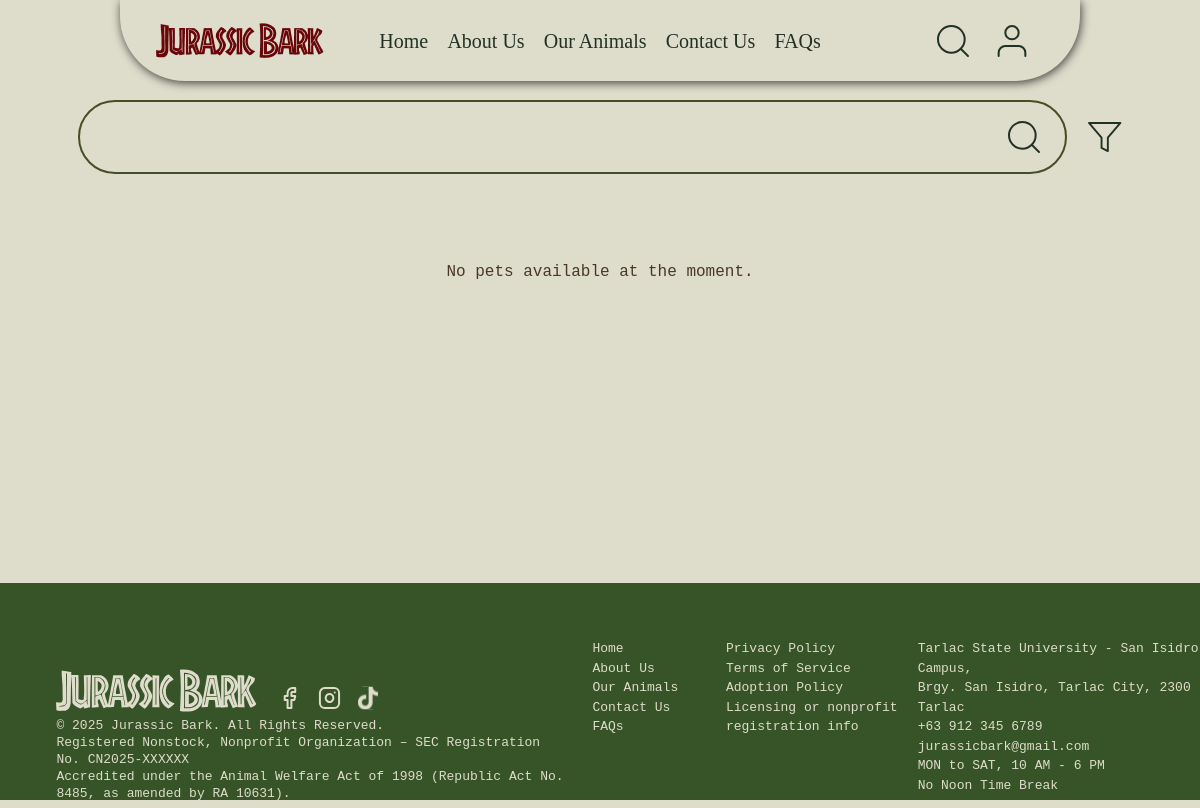
Before: /ourAnimals.php with the older database file.
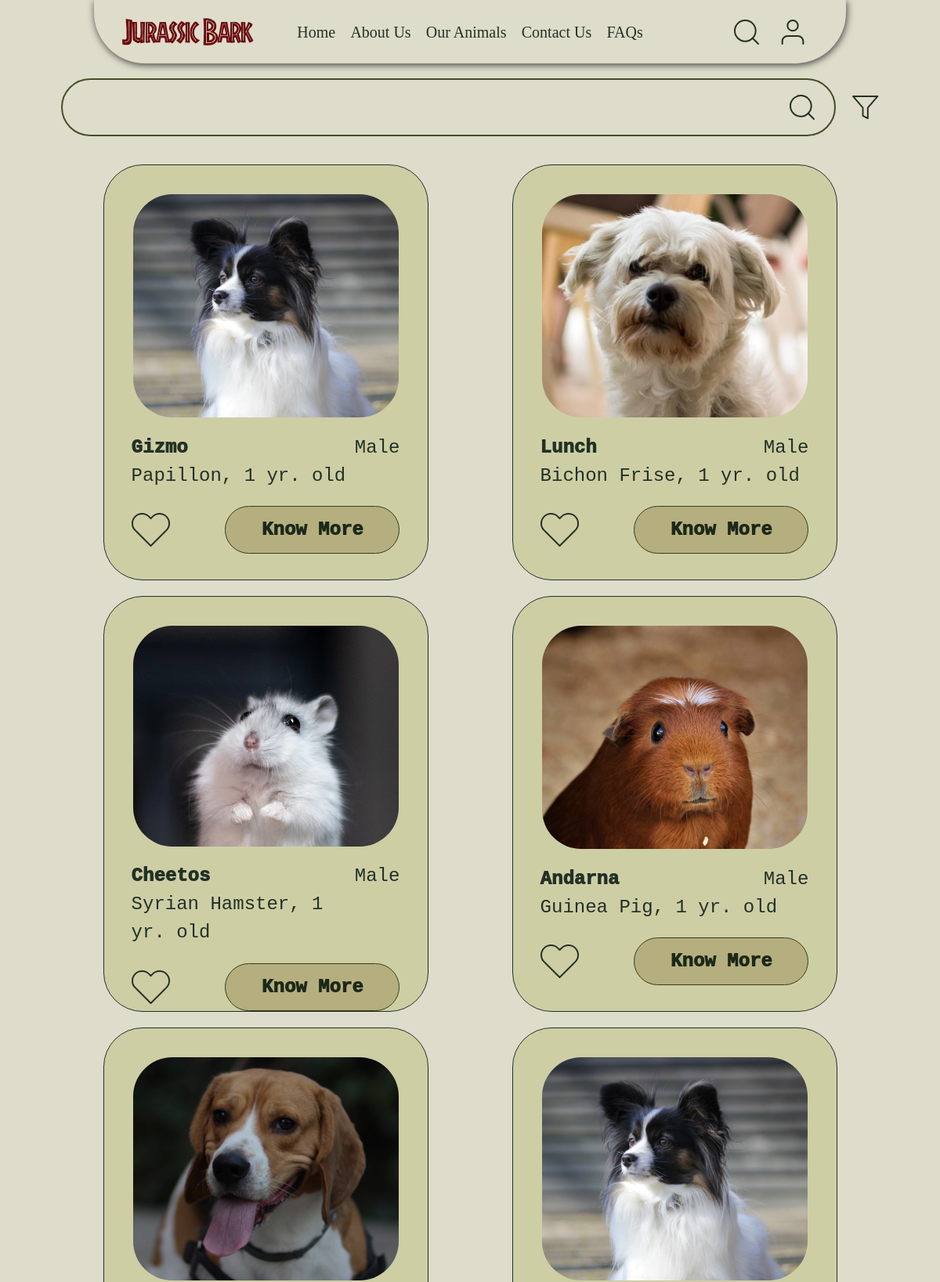
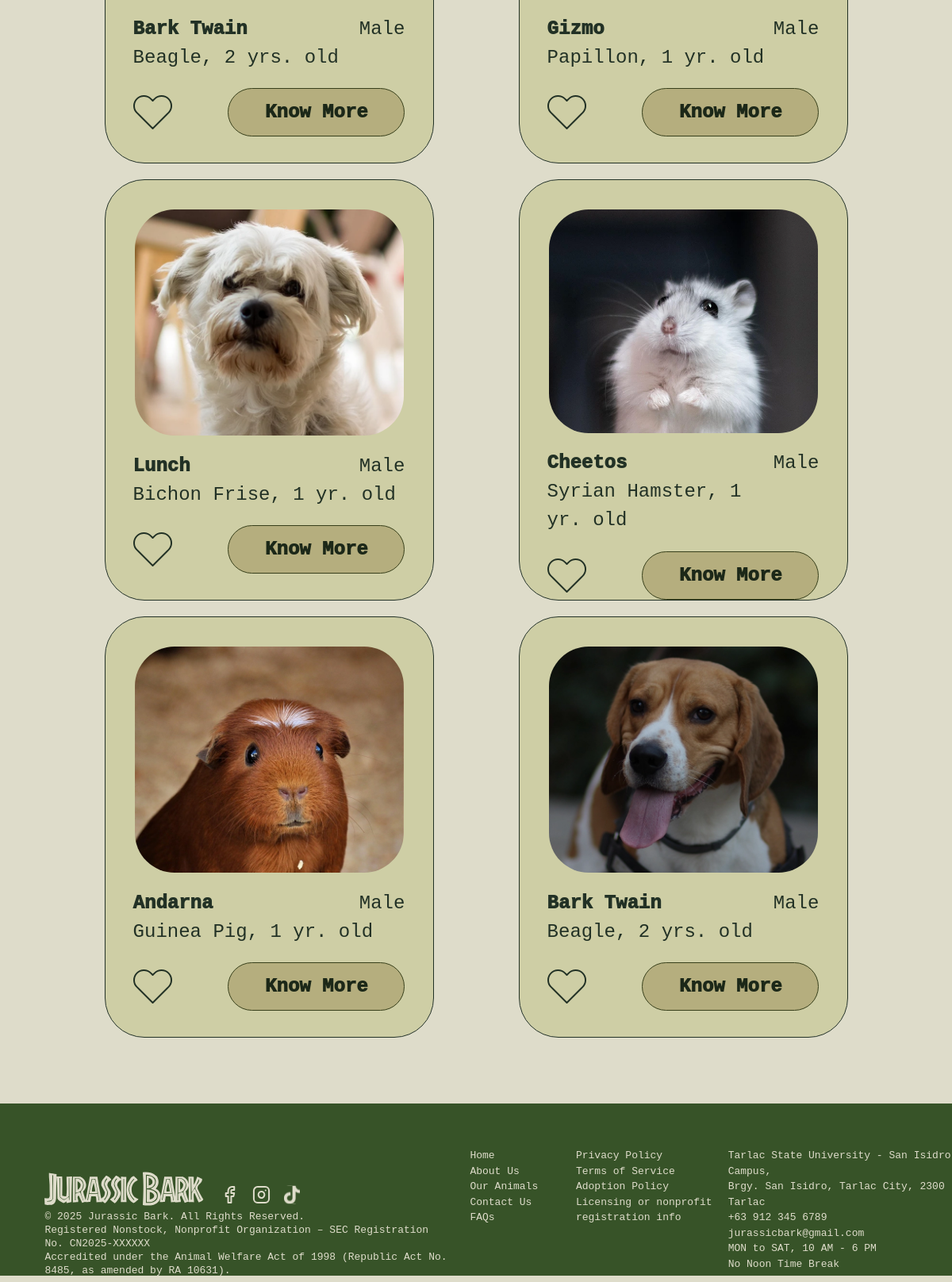
After: the same page with the newer database file (2 pictures, top to bottom).
### tables this page shows
CREATE TABLE `pets` (
  `petID` int(11) NOT NULL,
  `name` varchar(50) NOT NULL,
  `type` varchar(50) NOT NULL,
  `breed` varchar(50) NOT NULL,
  `age` int(11) NOT NULL,
  `price` double NOT NULL,
  `details` longtext NOT NULL CHECK (json_valid(`details`)),
  `imageDirectory` varchar(255) NOT NULL,
  `adoptedById` int(11) DEFAULT NULL
);

### ourAnimals.php (the view, shortened to what this page needs)
<?php
$pets = [];
$error = null;
if ($_SERVER['REQUEST_METHOD'] === 'GET') {
    try {
        $host = '127.0.0.1';
        $dbname = 'adoptiondb';
        $username = 'root';
        $password = '';
        $pdo = new PDO("mysql:host=$host;dbname=$dbname;charset=utf8mb4", $username, $password);
        $pdo->setAttribute(PDO::ATTR_ERRMODE, PDO::ERRMODE_EXCEPTION);
        $stmt = $pdo->prepare("SELECT petID, name, type, breed, age, price, details, imageDirectory FROM pets ORDER BY petID DESC");
        $stmt->execute();
        $pets = $stmt->fetchAll(PDO::FETCH_ASSOC);
    } catch (PDOException $e) {
        $error = "Database error: " . $e->getMessage();
    }
}
?>
<!DOCTYPE html>
<html lang="en">
<head>
    <link rel="stylesheet" href="ourAnimals.css">
    <link rel="stylesheet" href="global-application-styles.css">
    <link rel="stylesheet" href="globalFooterNav.css">
</head>
<body>
    <div class="nav">
        <div class="navLogo">
            <img src="images/homeImages/Jurassic Bark.webp" alt="">
        </div>
        <div class="mainNav">
            <p><a href="index.html">Home</a></p>
            <p> <a href="aboutUs.html">About Us</a></p>
            <p> <a href="ourAnimals.php">Our Animals</a></p>
            <p><a href="contact.html">Contact Us</a></p>
            <p><a href="faqs.html">FAQs</a></p>
        </div>
        <div class="navControls">
        </div>
    </div>
    <div class="searchBarSection">
        <div class="searchBar">
            <img src="images\ourAnimalsImages\search.svg" alt="">
        </div>
        <div class="filterIconCon">
            <img src="images\ourAnimalsImages\Vector.svg" alt="">
        </div>
    </div>
    <div class="petsList">
        <?php if ($error): ?>
            <p style="text-align: center; width: 100%; padding: 50px; color: red;">
                Error loading pets: <?php echo htmlspecialchars($error); ?>
            </p>
        <?php elseif (empty($pets)): ?>
            <p style="text-align: center; width: 100%; padding: 50px;">
                No pets available at the moment.
            </p>
        <?php else: ?>
            <?php foreach ($pets as $pet): ?>
                <?php
                    $details = json_decode($pet['details'], true);
                    $gender = isset($details['gender']) ? htmlspecialchars($details['gender']) : 'Unknown';
                    $ageText = $pet['age'] > 1 ? $pet['age'] . ' yrs. old' : $pet['age'] . ' yr. old';
                ?>
                <div class="petCard">
                    <div class="petPicCon">
                        <img src="<?php echo htmlspecialchars($pet['imageDirectory']); ?>"
                             alt="<?php echo htmlspecialchars($pet['name']); ?>"
                             onerror="this.src='images/homeImages/petPics/default-pet.jpg'">
                    </div>
                    <div class="petDetails">
                        <p class="petName"><?php echo htmlspecialchars($pet['name']); ?></p>
                        <p class="petGender"><?php echo $gender; ?></p>
                        <p class="petType"><?php echo htmlspecialchars($pet['breed']) . ', ' . $ageText; ?></p>
                    </div>
                    <div class="buttons">
                        <img class="heartBtn" src="images/ourAnimalsImages/heart icon.svg" alt="Like">
                        <a href="petDetails.php?id=<?php echo $pet['petID']; ?>">
                            <div class="knowMoreBtn"><p>Know More</p></div>
                        </a>
                    </div>
                </div>
            <?php endforeach; ?>
        <?php endif; ?>
    </div>
    <div class="HomeFooter">
    <div class="footerBg" ></div>
    <div class="foot1" >
        <div class="footerLogoIcons" >
            <img class="footLogo" src="images/homeImages/Jurassic Bark.svg" alt="">
            <div class="smallIconsCon">
                <img class="smallIcons" src="images/homeImages/facebook.svg" alt="">
                <img class="smallIcons" src="images/homeImages/instagram.svg" alt="">
                <img class="smallIcons" src="images/homeImages/tiktok.svg" alt="">            </div>
            </div>
        <div class="foot1Text" >
            © 2025 Jurassic Bark. All Rights Reserved.
            <br>
            Registered Nonstock, Nonprofit Organization – SEC Registration No. CN2025-XXXXXX
            <br>
            Accredited under the Animal Welfare Act of 1998 (Republic Act No. 8485, as amended by RA 10631).
        </div>
    </div>
    <div class="foot2" >
        Home
        <br>
        About Us
        <br>
        Our Animals
        <br>
        Contact Us
        <br>
        FAQs
    </div>
    <div class="foot3" >
        Privacy Policy
        <br>
        Terms of Service
        <br>
        Adoption Policy
        <br>
        Licensing or nonprofit
        <br>
        registration info
    </div>
    <div class="foot4" >
        Tarlac State University - San Isidro Campus,
        <br>
        Brgy. San Isidro, Tarlac City, 2300 Tarlac
        <br>
        +63 912 345 6789
        <br>
        jurassicbark@gmail.com
        <br>
        MON to SAT, 10 AM - 6 PM
        <br>
        No Noon Time Break
    </div>
    </div>
</body>
</html>

### ourAnimals.css (style rules this page uses)
*, *::before, *::after { box-sizing: border-box; }
* { margin: 0; }
@media (prefers-reduced-motion: no-preference) { html { interpolate-size: allow-keywords; } }
body { line-height: 1.5; -webkit-font-smoothing: antialiased; }
img, picture, video, canvas, svg { display: block; max-width: 100%; }
p, h1, h2, h3, h4, h5, h6 { overflow-wrap: break-word; }
p { text-wrap: pretty; }
:root { --fontColor: #223125; --fontColor2: #725134; --fontColor3: #444E27; --bgColor: #DEDCCA; }
body { position: relative; background: var(--bgColor); color: var(--fontColor); font-family: "Chakra Petch"; display: flex; flex-direction: column; align-items: center; overflow-x: hidden; }
.searchBarSection { display: flex; width: 87%; align-items: center; gap: 2%; }
.searchBar { height: 74px; width: 100%; border: 2px solid #444E27; border-radius: 100px; display: flex; align-items: center; justify-content: flex-end; padding-right: 2%; }
.petsList { width: 87%; margin-top: 3%; display: grid; grid-template-columns: repeat(auto-fit, minmax(430px, 1fr)); row-gap: 20px; justify-items: center; align-items: start; }
.petCard { width: 415px; height: 531px; border: 1px solid #223125; border-radius: 50px; position: relative; overflow: hidden; display: flex; align-items: center; flex-direction: column; color: var(--fontColor); }
.petPicCon { width: 339px; height: 285px; border-radius: 50px; margin-top: 37px; overflow: hidden; }
.petDetails { width: 83%; display: grid; grid-template-columns: 3fr 1fr; grid-row: 1fr 1fr; font-size: 24px; margin-top: 5%; }
.petName { font-weight: 1000; }
.petGender { text-align: end; }
.petType { grid-column: 1/3; }
.buttons { margin-top: 5%; width: 83%; display: flex; align-items: center; position: relative; justify-content: space-between; }
.knowMoreBtn { height: 61px; width: 223px; border: 1px solid #444E27; background: #E0D7C3; border-radius: 100px; mix-blend-mode: multiply; display: flex; align-items: center; justify-content: center; font-size: 24px; font-weight: 1000; position: relative; }

### global-application-styles.css (style rules this page uses)
* { margin: 0; padding: 0; box-sizing: border-box; }
:root { --container-w: 743.17px; --img-max: 100px; }
body { font-family: 'Chakra Petch', monospace; background-image: url('fabric_background.png'); background-size: cover; min-height: 100vh; color: #4a3728; padding: clamp(28px, 6.5vw, 120px) 0 clamp(16px, 4.5vw, 80px) 0; }

### globalFooterNav.css (style rules this page uses)
:root { --fontColor: #223125; --fontColor2: #725134; --fontColor3: #444E27; --bgColor: #DEDCCA; }
body { padding-bottom: 300px; padding-top: 100px; }
a { text-decoration: none; color: inherit; }
.nav { top: 0; position: absolute; display: grid; grid-template-columns: 1fr 2fr 1fr; align-items: center; flex-direction: row; justify-content: center; height: 81px; font-family: "Chakra Petch"; color: var(--fontColor); font-size: 20px; border-radius: 0px 0px 65px 65px; width: 80%; background: var(--bgColor); z-index: 4; box-shadow: 1px 2px 10px rgb(65, 65, 65); z-index: 1000; }
.navLogo { display: flex; align-items: center; justify-content: center; }
.mainNav { display: flex; align-items: center; flex-direction: row; justify-content: center; gap: 4%; width: 100%; height: 100%; }
.navControls { display: flex; align-items: center; gap: 10%; justify-content: flex-end; padding-right: 20%; }
.nav p { transition: .2s; cursor: pointer; }
.footerBg { position: absolute; width: 100%; height: 100%; background-color: #3F6032; mix-blend-mode: multiply; z-index: -1; }
.HomeFooter { position: absolute; width: 100%; height: 217px; display: grid; grid-template-columns: 4fr 1fr 1.5fr 2fr; color: var(--bgColor); font-size: 13px; bottom: 0; }
.foot1 { display: grid; grid-template-rows: 1.5fr 1fr; }
.footLogo { width: 70%; }
.footerLogoIcons { display: flex; align-items: flex-end; justify-content: center; padding-left: 10%; gap: 4%; padding-bottom: 1%; }
.smallIconsCon { gap: 6%; display: flex; margin-bottom: .5%; width: 100%; }
.foot1Text, .bottomFoot1Text { display: flex; align-items: center; padding-left: 10%; line-height: 1.3; margin-bottom: 1%; }
.foot2, .foot3, .foot4 { display: flex; align-items: flex-start; justify-content: center; padding-top: 7vh; }

Changed rows visible on the page:
added pets: imageDirectory+name (picture), name "Gizmo", details "Male", breed "Papillon", age "1 yr. old"
added pets: imageDirectory+name (picture), name "Lunch", details "Male", breed "Bichon Frise", age "1 yr. old"
added pets: imageDirectory+name (picture), name "Cheetos", details "Male", breed "Syrian Hamster", age "1 yr. old"
added pets: imageDirectory+name (picture), name "Andarna", details "Male", breed "Guinea Pig", age "1 yr. old"
added pets: imageDirectory (picture), name "Bark Twain", details "Male", breed "Beagle", age "2 yrs. old"
added pets: imageDirectory+name (picture), name "Gizmo", details "Male", breed "Papillon", age "1 yr. old"
added pets: imageDirectory+name (picture), name "Lunch", details "Male", breed "Bichon Frise", age "1 yr. old"
added pets: imageDirectory+name (picture), name "Cheetos", details "Male", breed "Syrian Hamster", age "1 yr. old"
added pets: imageDirectory+name (picture), name "Andarna", details "Male", breed "Guinea Pig", age "1 yr. old"
added pets: imageDirectory (picture), name "Bark Twain", details "Male", breed "Beagle", age "2 yrs. old"
Other visible differences:
text no longer shown: "No pets available at the moment."
